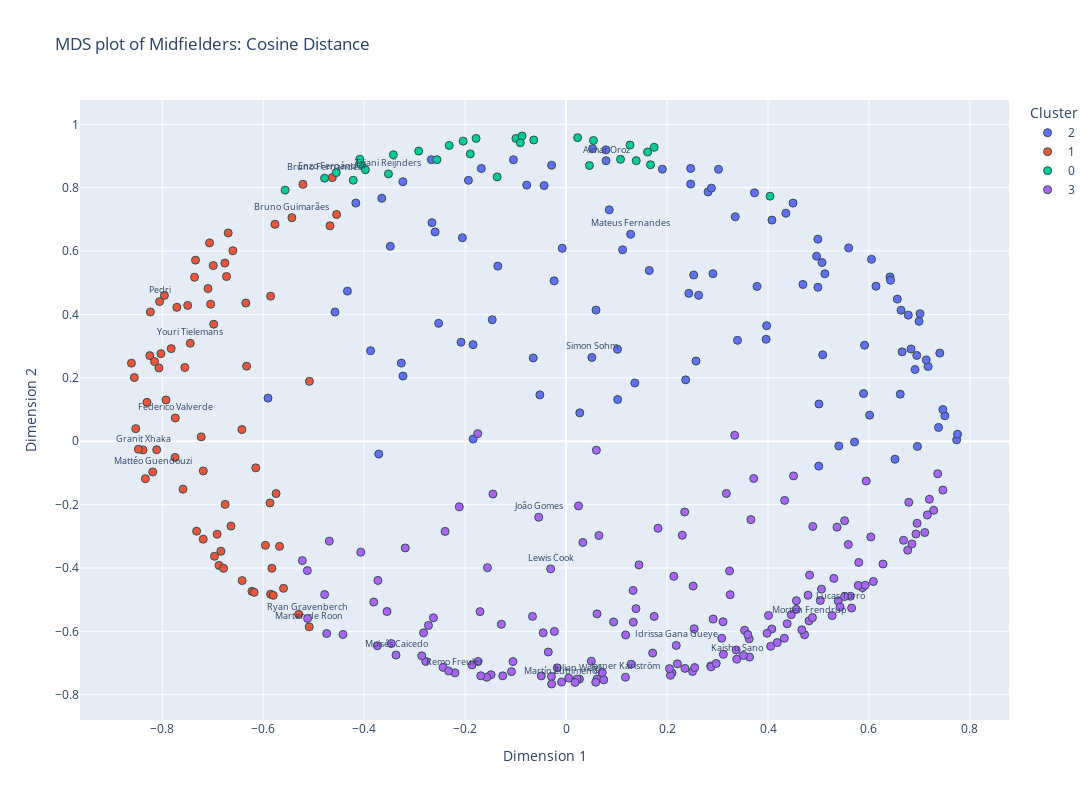

Write notebook code for a chart like this one.
### Markdown cell above
Next, we visualise the MDS configuration using cosine distances. Cosine distance captures similarity in the direction of the feature vectors rather than magnitude, providing a complementary perspective to Euclidean distance. As before, points are coloured by K-means cluster and the top 25 players by minutes are labelled

### Code cell
fig_cosine = px.scatter(
    mids_selected, x='MDS1_cosine', y='MDS2_cosine',
    color=mids_selected['Cluster'].astype(str), text='text_label',
    hover_data={'Player': True,'Squad': True,'Nation': True,'90s': True,'Comp': True,'Age': True,'MDS1_cosine': False,'MDS2_cosine': False,'text_label': False},
    labels={'MDS1_cosine':'Dimension 1','MDS2_cosine':'Dimension 2','color':'Cluster'},
    title='MDS plot of Midfielders: Cosine Distance'
)
fig_cosine.update_traces(marker=dict(size=8,line=dict(width=1,color='DarkSlateGrey')),textposition='top center',textfont=dict(size=8.5))
fig_cosine.update_layout(height=800,width=1300)
fig_cosine.show()

### Figure 1 — Plotly figure (JSON) as saved in the notebook; plotly's stock layout.template omitted (floating-point values rounded to 4 significant figures; data arrays with more than 128 entries replaced by an {"elided": "..."} marker saying what was removed)
{"data": [{"customdata": {"elided": "104x7 mixed values"}, "hovertemplate": "Cluster=2<br>Player=%{customdata[0]}<br>Squad=%{customdata[1]}<br>Nation=%{customdata[2]}<br>90s=%{customdata[3]}<br>Comp=%{customdata[4]}<br>Age=%{customdata[5]}<extra></extra>", "legendgroup": "2", "marker": {"color": "#636efa", "line": {"color": "DarkSlateGrey", "width": 1}, "size": 8, "symbol": "circle"}, "mode": "markers+text", "name": "2", "orientation": "v", "showlegend": true, "text": ["", "", "", "Aimar Oroz", "", "", "", "", "", "", "", "", "", "", "", "", "", "", "", "", "", "", "", "", "", "", "", "", "", "", "", "", "", "", "", "", "", "", "", "", "", "", "", "", "", "", "", "", "", "", "", "", "", "", "", "", "", "", "", "", "", "", "", "Mateus Fernandes", "", "", "", "", "", "", "", "", "", "", "", "", "", "", "", "", "", "", "", "", "", "", "", "", "", "", "", "Simon Sohm", "", "", "", "", "", "", "", "", "", "", "", ""], "textfont": {"size": 8.5}, "textposition": "top center", "type": "scatter", "x": [0.6947, 0.5892, -0.1935, 0.0791, 0.6619, -0.4578, -0.2082, 0.6516, 0.4692, -0.02872, -0.078, 0.6779, -0.267, 0.07889, 0.7737, 0.5913, 0.4353, 0.5083, -0.4166, 0.4987, -0.2525, 0.6832, -0.04354, 0.2627, 0.6635, -0.1679, 0.2468, 0.6561, 0.605, 0.7011, 0.1362, 0.6013, 0.2431, 0.1648, 0.3963, 0.7503, -0.3483, 0.2369, 0.7377, 0.7464, 0.08545, 0.5403, 0.2812, -0.2595, 0.2573, -0.3711, -0.3264, 0.3782, 0.02708, 0.7171, 0.05925, -0.1841, 0.4495, 0.5713, 0.6416, 0.1907, 0.1021, -0.1462, 0.2469, 0.5009, -0.1843, -0.052, 0.4962, 0.1278, 0.05246, 0.6428, 0.2878, 0.6992, -0.4332, -0.3231, 0.3396, 0.3733, 0.5005, 0.7754, 0.5598, 0.1119, 0.1018, 0.6656, -0.1044, 0.696, 0.2527, -0.3873, -0.2055, -0.3651, 0.3019, -0.1352, -0.06512, 0.4989, 0.6138, -0.02375, -0.00767, 0.05106, 0.7403, 0.2909, 0.6912, 0.7135, -0.3233, -0.5906, 0.3972, 0.3351, 0.5126, 0.507, -0.2658, 0.4077], "xaxis": "x", "y": [0.2708, 0.1505, 0.8232, 0.8851, 0.1485, 0.4075, 0.3124, -0.05683, 0.4946, 0.8711, 0.8082, 0.3979, 0.8885, 0.9194, 0.004378, 0.303, 0.7195, 0.2726, 0.7515, 0.6376, 0.3719, 0.2911, 0.8067, 0.4604, 0.4134, 0.8606, 0.8606, 0.4485, 0.5741, 0.4023, 0.1837, 0.08223, 0.4667, 0.5386, 0.3217, 0.08033, 0.615, 0.1937, 0.04362, 0.1001, 0.73, -0.01512, 0.7867, 0.6604, 0.253, -0.04043, 0.2465, 0.4885, 0.08954, 0.2357, 0.4137, 0.006773, 0.7515, -0.002559, 0.5184, 0.8585, 0.1316, 0.3834, 0.8114, 0.1176, 0.3047, 0.1462, 0.5839, 0.6531, 0.9232, 0.508, 0.7986, 0.3783, 0.4736, 0.2057, 0.3184, 0.7839, -0.07855, 0.02216, 0.6099, 0.6041, 0.2899, 0.2821, 0.8882, -0.01635, 0.5245, 0.2856, 0.642, 0.7666, 0.858, 0.5525, 0.2627, 0.4859, 0.4891, 0.506, 0.6088, 0.2645, 0.2781, 0.5286, 0.2264, 0.2566, 0.819, 0.136, 0.3646, 0.7082, 0.5283, 0.5638, 0.6897, 0.6977], "yaxis": "y"}, {"customdata": {"elided": "72x7 mixed values"}, "hovertemplate": "Cluster=1<br>Player=%{customdata[0]}<br>Squad=%{customdata[1]}<br>Nation=%{customdata[2]}<br>90s=%{customdata[3]}<br>Comp=%{customdata[4]}<br>Age=%{customdata[5]}<extra></extra>", "legendgroup": "1", "marker": {"color": "#EF553B", "line": {"color": "DarkSlateGrey", "width": 1}, "size": 8, "symbol": "circle"}, "mode": "markers+text", "name": "1", "orientation": "v", "showlegend": true, "text": ["", "", "", "", "", "", "", "", "", "Bruno Guimarães", "", "", "", "", "", "Enzo Fernández", "", "", "Federico Valverde", "", "", "Granit Xhaka", "", "", "", "", "", "", "", "", "", "", "", "", "", "", "", "", "", "", "", "", "", "", "", "", "", "", "Marten de Roon", "", "Mattéo Guendouzi", "", "", "", "", "", "", "", "Pedri", "", "", "", "", "", "", "", "", "Youri Tielemans", "", "", "", ""], "textfont": {"size": 8.5}, "textposition": "top center", "type": "scatter", "x": [-0.5085, -0.7823, -0.5956, -0.8246, -0.7319, -0.6638, -0.8554, -0.6223, -0.6754, -0.5432, -0.5853, -0.4546, -0.6417, -0.8334, -0.5213, -0.4632, -0.7094, -0.7064, -0.7742, -0.7926, -0.8525, -0.838, -0.7341, -0.5828, -0.8065, -0.6838, -0.7747, -0.7229, -0.6423, -0.5598, -0.861, -0.5866, -0.7496, -0.6965, -0.6981, -0.7187, -0.6875, -0.8027, -0.6344, -0.811, -0.7553, -0.4677, -0.6913, -0.6759, -0.8236, -0.7189, -0.5745, -0.5767, -0.5088, -0.8303, -0.8189, -0.5296, -0.5853, -0.6693, -0.7041, -0.618, -0.6147, -0.6727, -0.8052, -0.8472, -0.6329, -0.8152, -0.7956, -0.5802, -0.5676, -0.7589, -0.6989, -0.7445, -0.6785, -0.7711, -0.6601, -0.7361], "xaxis": "x", "y": [0.1889, 0.2922, -0.3285, 0.2701, -0.2839, -0.2678, 0.2009, -0.4737, -0.1993, 0.7055, 0.4577, 0.7155, -0.4398, -0.1181, 0.8107, 0.8319, 0.4816, 0.6259, 0.07333, 0.1302, 0.03968, -0.02747, 0.5713, -0.4008, 0.2312, -0.3471, -0.05106, 0.01369, 0.03673, -0.4643, 0.2464, -0.1948, 0.4285, -0.3631, 0.3692, -0.09392, -0.3919, 0.2763, 0.436, -0.02682, 0.2325, 0.6797, -0.2934, 0.5621, 0.4078, -0.3092, -0.1653, 0.6845, -0.5857, 0.1226, -0.09705, -0.5463, -0.4829, 0.6573, 0.4324, -0.4769, -0.08404, 0.5197, 0.4405, -0.02524, 0.2368, 0.2512, 0.4602, -0.4863, -0.3318, -0.1513, 0.5542, 0.3091, -0.4011, 0.4225, 0.601, 0.5174], "yaxis": "y"}, {"customdata": {"elided": "30x7 mixed values"}, "hovertemplate": "Cluster=0<br>Player=%{customdata[0]}<br>Squad=%{customdata[1]}<br>Nation=%{customdata[2]}<br>90s=%{customdata[3]}<br>Comp=%{customdata[4]}<br>Age=%{customdata[5]}<extra></extra>", "legendgroup": "0", "marker": {"color": "#00cc96", "line": {"color": "DarkSlateGrey", "width": 1}, "size": 8, "symbol": "circle"}, "mode": "markers+text", "name": "0", "orientation": "v", "showlegend": true, "text": ["", "", "", "Bruno Fernandes", "", "", "", "", "", "", "", "", "", "", "", "", "", "", "", "", "", "", "", "", "", "", "", "", "Tijjani Reijnders", ""], "textfont": {"size": 8.5}, "textposition": "top center", "type": "scatter", "x": [-0.1898, 0.1266, 0.1672, -0.4785, -0.09952, -0.204, 0.04628, 0.1614, -0.1366, -0.4072, 0.1745, 0.404, -0.064, -0.4086, -0.2559, -0.292, 0.0228, -0.4216, -0.3422, 0.1079, -0.5566, -0.2316, -0.08739, -0.4552, 0.139, 0.05417, -0.3976, -0.09063, -0.3519, -0.1783], "xaxis": "x", "y": [0.9067, 0.9346, 0.8724, 0.8301, 0.9554, 0.9469, 0.87, 0.9126, 0.8341, 0.876, 0.9275, 0.7732, 0.9506, 0.8899, 0.8885, 0.9156, 0.9579, 0.8235, 0.9041, 0.8895, 0.7925, 0.9334, 0.9631, 0.8476, 0.8853, 0.9489, 0.8566, 0.9417, 0.8435, 0.9555], "yaxis": "y"}, {"customdata": {"elided": "158x7 mixed values"}, "hovertemplate": "Cluster=3<br>Player=%{customdata[0]}<br>Squad=%{customdata[1]}<br>Nation=%{customdata[2]}<br>90s=%{customdata[3]}<br>Comp=%{customdata[4]}<br>Age=%{customdata[5]}<extra></extra>", "legendgroup": "3", "marker": {"color": "#ab63fa", "line": {"color": "DarkSlateGrey", "width": 1}, "size": 8, "symbol": "circle"}, "mode": "markers+text", "name": "3", "orientation": "v", "showlegend": true, "text": {"elided": "158 str values"}, "textfont": {"size": 8.5}, "textposition": "top center", "type": "scatter", "x": {"elided": "158 float values"}, "xaxis": "x", "y": {"elided": "158 float values"}, "yaxis": "y"}], "layout": {"height": 800, "legend": {"title": {"text": "Cluster"}, "tracegroupgap": 0}, "title": {"text": "MDS plot of Midfielders: Cosine Distance"}, "width": 1300, "xaxis": {"anchor": "y", "autorange": true, "domain": [0, 1], "range": [-0.961, 0.8754], "title": {"text": "Dimension 1"}, "type": "linear"}, "yaxis": {"anchor": "x", "autorange": true, "domain": [0, 1], "range": [-0.8797, 1.077], "title": {"text": "Dimension 2"}, "type": "linear"}}}
